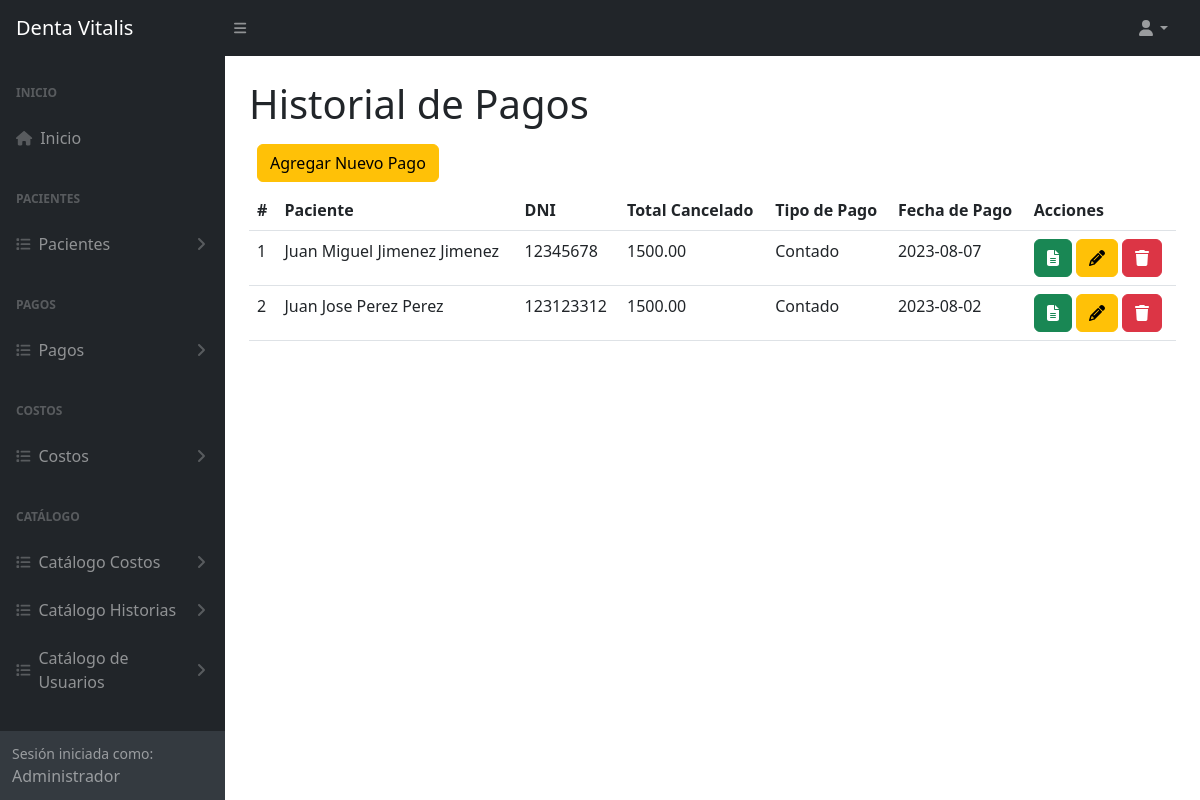
Before: /historialPagos (signed in) with the older database file.
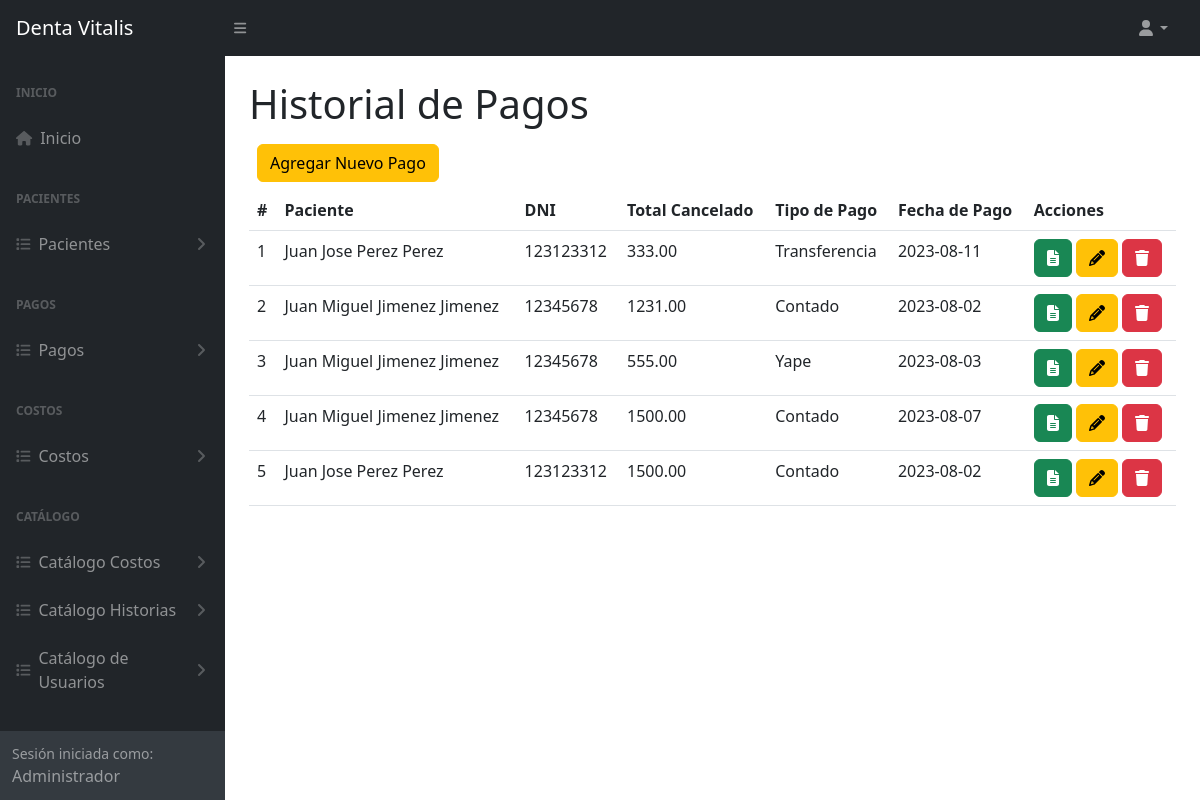
After: the same page with the newer database file.
### tables this page shows
CREATE TABLE `tba_pago`  (
  `IdPago` int NOT NULL AUTO_INCREMENT,
  `IdPaciente` int NOT NULL,
  `IdTipoPago` int NOT NULL,
  `TotalPago` decimal(10, 2) NOT NULL,
  `FechaPago` date NOT NULL,
  `FechaCreacion` datetime NOT NULL,
  `FechaActualizacion` datetime NOT NULL,
  PRIMARY KEY (`IdPago`) USING BTREE,
  INDEX `tba_pago_fkPaciente`(`IdPaciente`) USING BTREE,
  INDEX `tba_pago_fkTipoPago`(`IdTipoPago`) USING BTREE,
  CONSTRAINT `tba_pago_fkPaciente` FOREIGN KEY (`IdPaciente`) REFERENCES `tba_paciente` (`IdPaciente`) ON DELETE RESTRICT ON UPDATE RESTRICT,
  CONSTRAINT `tba_pago_fkTipoPago` FOREIGN KEY (`IdTipoPago`) REFERENCES `tba_tipodepago` (`IdTipoPago`) ON DELETE RESTRICT ON UPDATE RESTRICT
);

CREATE TABLE `tba_paciente`  (
  `IdPaciente` int NOT NULL AUTO_INCREMENT,
  `NombrePaciente` varchar(100) NOT NULL,
  `ApellidoPaciente` varchar(100) NOT NULL,
  `DNIPaciente` int NOT NULL,
  `SexoPaciente` varchar(12) NULL DEFAULT NULL,
  `EdadPaciente` varchar(11) NULL DEFAULT NULL,
  `FechaNacimiento` date NULL DEFAULT NULL,
  `CelularPaciente` varchar(11) NOT NULL,
  `DomicilioPaciente` varchar(255) NULL DEFAULT NULL,
  `LugarProcedencia` varchar(100) NULL DEFAULT NULL,
  `LugarNacimiento` varchar(80) NULL DEFAULT NULL,
  `GradoInstruccion` varchar(20) NULL DEFAULT NULL,
  `RazaPaciente` varchar(20) NULL DEFAULT NULL,
  `OcupacionPaciente` varchar(20) NULL DEFAULT NULL,
  `ReligionPaciente` varchar(20) NULL DEFAULT NULL,
  `EstadoCivil` varchar(20) NULL DEFAULT NULL,
  `NumeroContactoPaciente` varchar(11) NULL DEFAULT NULL,
  `NombreContactoPaciente` varchar(100) NULL DEFAULT NULL,
  `UsuarioCreado` int NOT NULL,
  `UsuarioActualiza` int NOT NULL,
  `FechaCreacion` datetime NOT NULL,
  `FechaActualizacion` datetime NOT NULL,
  PRIMARY KEY (`IdPaciente`) USING BTREE
);

CREATE TABLE `tba_tipodepago`  (
  `IdTipoPago` int NOT NULL AUTO_INCREMENT,
  `DescripcionTipo` varchar(30) NOT NULL,
  PRIMARY KEY (`IdTipoPago`) USING BTREE
);

### controller/plantilla.controller.php (called while the page is built)
<?php
class ControllerPlantilla
{
  static public function ctrPlantilla()
  {
    include "view/plantilla.php";
  }
}

### index.php (called while the page is built, shortened)
<?php
require_once "controller/plantilla.controller.php";
require_once "controller/pagos.controller.php";
require_once "model/pagos.model.php";
$plantilla = new ControllerPlantilla();
$plantilla -> ctrPlantilla();

### controller/pagos.controller.php (called while the page is built, shortened)
<?php
class ControllerPagos
{
  public static function ctrMostrarTodosLosPagos()
  {
    $tabla = "tba_pago";
    $listaPagos = ModelPagos::mdlMostrarTodosLosPagos($tabla);
    return $listaPagos;
  }
}

### model/conexion.php (called while the page is built)
<?php
class Conexion
{
  static public function conn()
  {
    $link = new PDO("mysql:host=localhost;dbname=db_dentavitalis","root","");
		$link->exec("set names utf8");
		return $link;
  }
}

### model/pagos.model.php (called while the page is built, shortened)
<?php
require_once "conexion.php";
class ModelPagos
{
  public static function mdlMostrarTodosLosPagos($tabla)
  {
    $statement = Conexion::conn()->prepare("SELECT tba_pago.IdPago, tba_pago.IdPaciente, tba_pago.IdTipoPago, tba_pago.TotalPago, tba_pago.FechaPago, tba_tipodepago.DescripcionTipo, tba_paciente.NombrePaciente, tba_paciente.ApellidoPaciente, tba_paciente.DNIPaciente FROM $tabla INNER JOIN tba_tipodepago ON tba_pago.IdTipoPago = tba_tipodepago.IdTipoPago INNER JOIN tba_paciente ON tba_pago.IdPaciente = tba_paciente.IdPaciente ORDER BY IdPago DESC");
    $statement -> execute();
    return $statement -> fetchAll();
  }
}

### view/modules/historialPagos.php (the view, shortened to what this page needs)
</div>
        </div>
        <div class="sb-sidenav-footer">
          <div class="small">Sesión iniciada como:</div>
          <?php echo $_SESSION["nombreUsuario"] ?>
        </div>
      </nav>
    </div>
    <div id="layoutSidenav_content">
      <main class="bg">
        <div class="container-fluid px-4">
          <h1 class="mt-4">Historial de Pagos</h1>
          <div class="d-inline-flex m-2">
          <button type="button" class="btn btn-warning" data-bs-toggle="modal" data-bs-target="#modalAgregarPago">
              Agregar Nuevo Pago
            </button>
          </div>
          <div class="card-body">
            <table id="datatablesSimple" class="data-table-AllCostos table">
              <thead>
                <tr>
                  <th>#</th>
                  <th>Paciente</th>
                  <th>DNI</th>
                  <th>Total Cancelado</th>
                  <th>Tipo de Pago</th>
                  <th>Fecha de Pago</th>
                  <th>Acciones</th>
                </tr>
              </thead>
              <tbody>
                <?php
                  $listaPagos = ControllerPagos::ctrMostrarTodosLosPagos();
                  foreach($listaPagos as $key => $value)
                  {
                    echo
                    '<tr>
                      <td>'.($key + 1).'</td>
                      <td>'.$value["NombrePaciente"].' '.$value["ApellidoPaciente"].'</td>
                      <td>'.$value["DNIPaciente"].'</td>
                      <td>'.$value["TotalPago"].'</td>
                      <td>'.$value["DescripcionTipo"].'</td>
                      <td>'.$value["FechaPago"].'</td>
                      <td>
                        <button class="btn btn-success btnDescargarPago" id="btnDescargarPago" codPago="'.$value["IdPago"].'"><i class="fa-solid fa-file-text"></i></button>
                        <button class="btn btn-warning btnEditarPago" id="btnEditarPago" codPago="'.$value["IdPago"].'" data-bs-toggle="modal" data-bs-target="#modalEditarPago"><i class="fa-solid fa-pencil"></i></button>
                        <button class="btn btn-danger btnEliminarPago" codPago="'.$value["IdPago"].'"><i class="fa-solid fa-trash"></i></button>
                      </td>
                    </tr>';
                  }
                ?>
              </tbody>
            </table>
          </div>
        </div>
      </main>
    </div>
  </div>

### view/plantilla.php (shortened to what this page needs)
<!DOCTYPE html>
<html lang="es">
<head>
  <?php require "modules/header.php" ?>
</head>
  <?php
    if (isset($_SESSION["login"]) && $_SESSION["login"] == "ok")
    {
      echo '<body class="sb-nav-fixed">';
      include "modules/navbar.php";
      echo '
      <div id="layoutSidenav">
        <div id="layoutSidenav_nav">
          <nav class="sb-sidenav accordion sb-sidenav-dark" id="sidenavAccordion">
            <div class="sb-sidenav-menu">
              <div class="nav">';
      include "modules/menu.php";
      if(isset($_GET["ruta"]))
      {
        if(
          $_GET["ruta"] == "home" ||
          $_GET["ruta"] == "usuario" ||
          $_GET["ruta"] == "editarSalida" ||
          $_GET["ruta"] == "procedimientos" ||
          $_GET["ruta"] == "gastos" ||
          $_GET["ruta"] == "socios" ||
          $_GET["ruta"] == "pacientes" ||
          $_GET["ruta"] == "allCostos" ||
          $_GET["ruta"] == "centroCostos" ||
          $_GET["ruta"] == "crearNuevoCosto" ||
          $_GET["ruta"] == "editarCosto" ||
          $_GET["ruta"] == "buscarCostos" ||
          $_GET["ruta"] == "reporteCostos" ||
          $_GET["ruta"] == "historiaClinica" ||
          $_GET["ruta"] == "crearNuevaHistoria" ||
          $_GET["ruta"] == "editarHistoria" ||
          $_GET["ruta"] == "planTratamiento" ||
          $_GET["ruta"] == "pagosPendientes" ||
          $_GET["ruta"] == "historialPagos" ||
          $_GET["ruta"] == "visualizarHistoria" ||
          $_GET["ruta"] == "calendario" ||
          $_GET["ruta"] == "signout"
        )
        {
          include "modules/".$_GET["ruta"].".php";
        }
        else
        {
          include "web/404.html";
        }
      }
      else
      {
        include "modules/home.php";
      }
      echo '<footer>';
      include "modules/footer.php";
      echo '</footer>';
    }
    else
    {
      include "modules/login.php";
    }
  ?>
  <link rel="stylesheet" type="text/css" href="https://cdn.jsdelivr.net/npm/daterangepicker/daterangepicker.css" />
</body>
</html>

### view/modules/header.php (shortened to what this page needs)
<link href="https://cdn.jsdelivr.net/npm/simple-datatables@7.1.2/dist/style.min.css" rel="stylesheet" />
<link href="css/styles.css" rel="stylesheet" />
<link href="css/styles-dentaVitalis.css" rel="stylesheet" />
<link href="https://cdn.jsdelivr.net/npm/sweetalert2@11.7.5/dist/sweetalert2.min.css" rel="stylesheet">

### view/modules/navbar.php (shortened to what this page needs)
  <nav class="sb-topnav navbar navbar-expand navbar-dark bg-dark">
  <a class="navbar-brand ps-3" href="index.php">Denta Vitalis</a>
  <button class="btn btn-link btn-sm order-1 order-lg-0 me-4 me-lg-0" id="sidebarToggle" href="#!"><i class="fas fa-bars"></i></button>
  <ul class="navbar-nav ms-auto ms-md-0 me-3 me-lg-4">
    <li class="nav-item dropdown">
      <a class="nav-link dropdown-toggle" id="navbarDropdown" href="#" role="button" data-bs-toggle="dropdown" aria-expanded="false"><i class="fas fa-user fa-fw"></i></a>
    </li>
  </ul>
</nav>

### view/modules/menu.php (shortened to what this page needs)
<div class="sb-sidenav-menu-heading">Inicio</div>
<a class="nav-link" href="home">
  <div class="sb-nav-link-icon"><i class="fas fa-home"></i></div>
  Inicio
</a>
<div class="sb-sidenav-menu-heading">Pacientes</div>
  <a class="nav-link collapsed" href="#" data-bs-toggle="collapse" data-bs-target="#listaHistoria" aria-expanded="false" aria-controls="collapseLayouts">
    <div class="sb-nav-link-icon"><i class="fas fa-list"></i></div>
    Pacientes
    <div class="sb-sidenav-collapse-arrow"><i class="fas fa-angle-down"></i></div>
  </a>
<div class="sb-sidenav-menu-heading">Pagos</div>
  <a class="nav-link collapsed" href="#" data-bs-toggle="collapse" data-bs-target="#listaPagos" aria-expanded="false" aria-controls="collapseLayouts">
    <div class="sb-nav-link-icon"><i class="fas fa-list"></i></div>
    Pagos
    <div class="sb-sidenav-collapse-arrow"><i class="fas fa-angle-down"></i></div>
  </a>
<div class="sb-sidenav-menu-heading">Costos</div>
  <a class="nav-link collapsed" href="#" data-bs-toggle="collapse" data-bs-target="#listaCostos" aria-expanded="false" aria-controls="collapseLayouts">
    <div class="sb-nav-link-icon"><i class="fas fa-list"></i></div>
    Costos
    <div class="sb-sidenav-collapse-arrow"><i class="fas fa-angle-down"></i></div>
  </a>
<div class="sb-sidenav-menu-heading">Catálogo</div>
  <a class="nav-link collapsed" href="#" data-bs-toggle="collapse" data-bs-target="#listaCatalogoCostos" aria-expanded="false" aria-controls="collapseLayouts">
    <div class="sb-nav-link-icon"><i class="fas fa-list"></i></div>
    Catálogo Costos
    <div class="sb-sidenav-collapse-arrow"><i class="fas fa-angle-down"></i></div>
  </a>
  <a class="nav-link collapsed" href="#" data-bs-toggle="collapse" data-bs-target="#listaCatalogoPacientes" aria-expanded="false" aria-controls="collapseLayouts">
    <div class="sb-nav-link-icon"><i class="fas fa-list"></i></div>
    Catálogo Historias
    <div class="sb-sidenav-collapse-arrow"><i class="fas fa-angle-down"></i></div>
  </a>
    <a class="nav-link collapsed" href="#" data-bs-toggle="collapse" data-bs-target="#listaCatalogoUsuarios" aria-expanded="false" aria-controls="collapseLayouts">
    <div class="sb-nav-link-icon"><i class="fas fa-list"></i></div>
    Catálogo de Usuarios
    <div class="sb-sidenav-collapse-arrow"><i class="fas fa-angle-down"></i></div>
  </a>

### view/modules/footer.php (shortened to what this page needs)
<div class="container-fluid px-4">
  <div class="d-flex align-items-center justify-content-between small">
    <div class="text-muted">Copyright &copy; Simoni 2023</div>
  </div>
</div>

Changed rows visible on the page:
added tba_pago: IdPaciente.NombrePaciente "Juan Jose", IdPaciente.ApellidoPaciente "Perez Perez", IdPaciente.DNIPaciente "123123312", TotalPago "333.00", IdTipoPago.DescripcionTipo "Transferencia", FechaPago "2023-08-11"
added tba_pago: IdPaciente.NombrePaciente "Juan Miguel", IdPaciente.ApellidoPaciente "Jimenez Jimenez", IdPaciente.DNIPaciente "12345678", TotalPago "1231.00", IdTipoPago.DescripcionTipo "Contado", FechaPago "2023-08-02"
added tba_pago: IdPaciente.NombrePaciente "Juan Miguel", IdPaciente.ApellidoPaciente "Jimenez Jimenez", IdPaciente.DNIPaciente "12345678", TotalPago "555.00", IdTipoPago.DescripcionTipo "Yape", FechaPago "2023-08-03"
